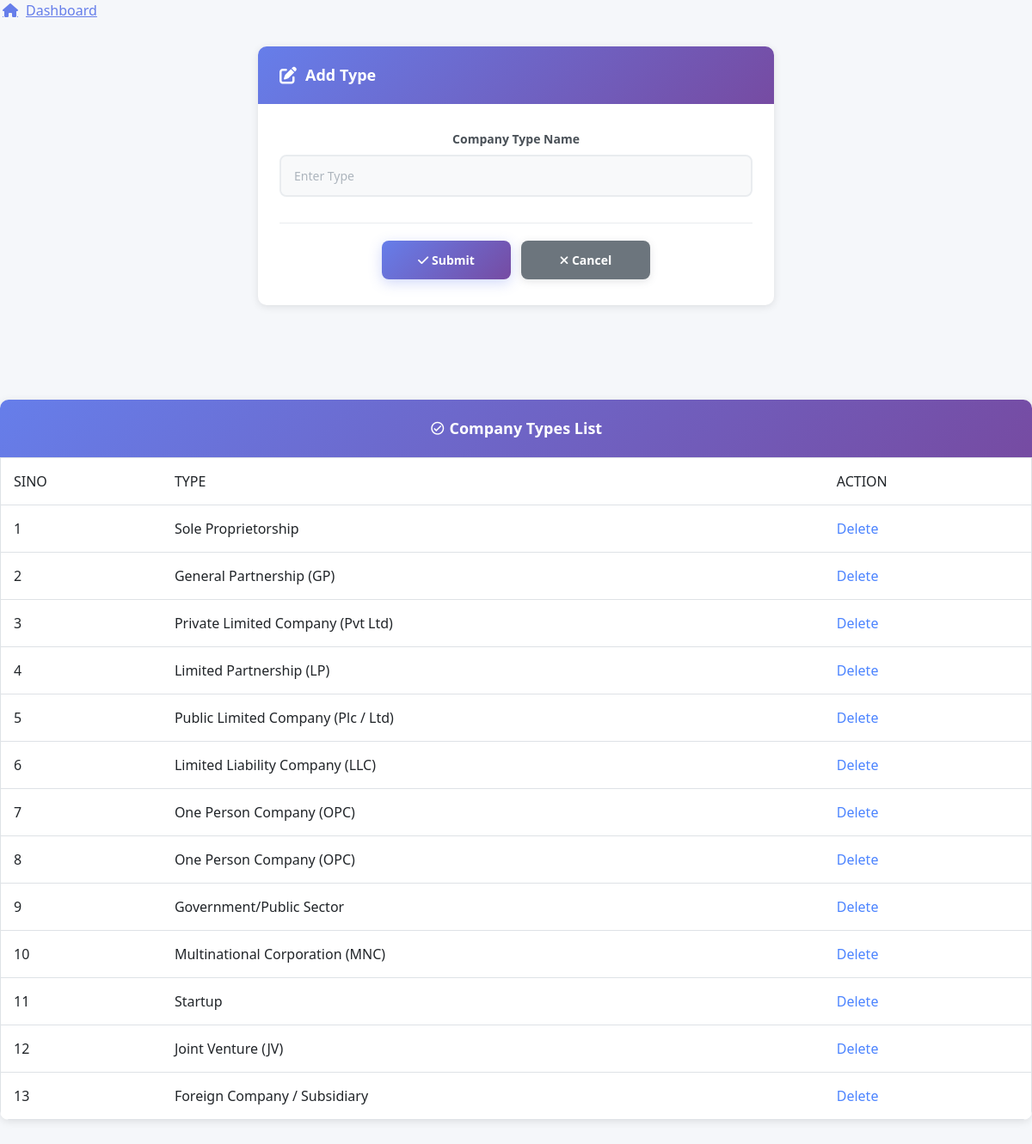
Page /Admin/CompanyType.php on the committed database.
### tables this page shows
CREATE TABLE `tbl_company_type` (
  `company_type_id` int(11) NOT NULL,
  `company_type_name` varchar(50) NOT NULL
);

### Admin/CompanyType.php (the view, shortened to what this page needs)
<?php
include("../Assets/Connection/connection.php");
		?>
<!DOCTYPE html PUBLIC "-//W3C//DTD XHTML 1.0 Transitional//EN" "http://www.w3.org/TR/xhtml1/DTD/xhtml1-transitional.dtd">
<html xmlns="http://www.w3.org/1999/xhtml">
<head>
 <link rel="stylesheet" href="https://cdnjs.cloudflare.com/ajax/libs/MaterialDesign-Webfont/7.0.96/css/materialdesignicons.min.css">
    <link href="https://cdnjs.cloudflare.com/ajax/libs/bootstrap/5.3.0/css/bootstrap.min.css" rel="stylesheet">
    <link rel="stylesheet" href="https://cdnjs.cloudflare.com/ajax/libs/font-awesome/6.4.0/css/all.min.css">
    <link rel="stylesheet" href="../Assets/Templates/Admin/Admin-Template/Styles/Dashboard.css">
    <link rel="stylesheet" href="../Assets/Templates/Admin/Admin-Template/Styles/ButtonImage.css">
	<link rel="stylesheet" href="../Assets/Templates/Admin/Admin-Template/Styles/FormsTextbox.css">
</head>
<body>
    <p> <a href="AdminHome.php" class="link-with-icon">
        <i class="fas fa-home"></i>
        Dashboard
        </a>
	</p>
<center>
<form id="form1" name="form1" method="post" action="">
  <div class="form-container">
    <div class="form-header">
      <i class="fas fa-edit"></i> Add Type
    </div>
    <div class="form-body">
      <div class="form-group">
        <label for="txt_name2" class="form-label">Company Type Name</label>
        <input type="text" name="txt_name" id="txt_name2" class="form-control" placeholder="Enter Type" required />
      </div>
      <div class="form-actions">
        <button type="submit" name="btn_submit" id="btn_submit" class="btn-primary">
          <i class="fas fa-check"></i> Submit
        </button>
        <button type="reset" name="txt_cancel" id="txt_cancel" class="btn-secondary">
          <i class="fas fa-times"></i> Cancel
        </button>
      </div>
    </div>
  </div>
  <p>&nbsp;</p>
  <p>&nbsp;</p>
   <div class="table-container">
                <div class="table-header">
                    <i class="mdi mdi-check-circle-outline"></i> Company Types List
                </div>
                <div class="table-responsive">
  						 	<table width="10" border="1" class="table">
    						<tr>
     						 	<td>SINO</td>
      							<td>TYPE</td>
      							<td>ACTION</td>
   							 </tr>
   <?php
   $i=0;
   $selqry="select * from tbl_company_type";
   $rows=$con->query($selqry);
   while($data=$rows->fetch_assoc())
   {
	    $i++;
	?>
   							<tr>
     						<td><?php echo $i ?></td>
     						<td><?php echo $data['company_type_name'] ?></td>
      						 <td><a href="Companytype.php? clrID=<?php echo $data['company_type_id']?>">Delete</a></td>
    						</tr>
<?php
}
?>
                    </table>
                </div>
            </div>
</form>
</center>
</body>
</html>

### Assets/Templates/Admin/Admin-Template/Styles/Dashboard.css (style rules this page uses)
:root { --primary-color: #4c84ff; --secondary-color: #6c757d; --success-color: #28a745; --danger-color: #dc3545; --warning-color: #ffc107; --info-color: #17a2b8; --light-color: #f8f9fa; --dark-color: #343a40; --sidebar-width: 280px; }
* { margin: 0; padding: 0; box-sizing: border-box; }
body { font-family: 'Segoe UI', Tahoma, Geneva, Verdana, sans-serif; background-color: #f5f7fa; color: #333; }
.table-container { background: white; border-radius: 10px; box-shadow: 0 2px 10px rgba(0,0,0,0.1); margin-bottom: 30px; overflow: hidden; }
.table-header { background: linear-gradient(135deg, #667eea 0%, #764ba2 100%); color: white; padding: 20px 25px; font-size: 18px; font-weight: 600; }
.table-responsive { border-radius: 0 0 10px 10px; }
.table { margin-bottom: 0; }
.table td { padding: 15px; vertical-align: middle; border-bottom: 1px solid #dee2e6; }
.table-container { animation: fadeIn 0.5s ease; }

### Assets/Templates/Admin/Admin-Template/Styles/ButtonImage.css (style rules this page uses)
.btn-primary { padding: 12px 30px; background: linear-gradient(135deg, #667eea 0%, #764ba2 100%); color: white; border: none; border-radius: 8px; font-size: 14px; font-weight: 600; cursor: pointer; text-decoration: none; display: inline-block; transition: all 0.3s ease; box-shadow: 0 4px 15px rgba(102, 126, 234, 0.3); }
.btn-secondary { padding: 12px 30px; background: #6c757d; color: white; border: none; border-radius: 8px; font-size: 14px; font-weight: 600; cursor: pointer; text-decoration: none; display: inline-block; transition: all 0.3s ease; box-shadow: 0 2px 10px rgba(108, 117, 125, 0.2); }
a { color: #4c84ff; text-decoration: none; transition: all 0.3s ease; }
.link-with-icon { display: inline-flex; align-items: center; gap: 8px; color: #4c84ff; text-decoration: none; font-weight: 500; transition: all 0.3s ease; }
.link-with-icon i { font-size: 16px; transition: transform 0.3s ease; }

### Assets/Templates/Admin/Admin-Template/Styles/FormsTextbox.css (style rules this page uses)
.form-container { background: white; border-radius: 10px; box-shadow: 0 2px 10px rgba(0,0,0,0.1); max-width: 600px; margin: 30px auto; overflow: hidden; animation: fadeIn 0.5s ease; }
.form-header { background: linear-gradient(135deg, #667eea 0%, #764ba2 100%); color: white; padding: 20px 25px; font-size: 18px; font-weight: 600; display: flex; align-items: center; gap: 10px; }
.form-header i { font-size: 20px; }
.form-body { padding: 30px 25px; }
.form-group { margin-bottom: 25px; }
.form-label { display: block; margin-bottom: 8px; color: #495057; font-weight: 600; font-size: 14px; }
.form-control { width: 100%; padding: 12px 15px; border: 2px solid #e9ecef; border-radius: 8px; font-size: 14px; font-family: 'Segoe UI', Tahoma, Geneva, Verdana, sans-serif; color: #495057; background-color: #f8f9fa; transition: all 0.3s ease; outline: none; }
.form-control::placeholder { color: #adb5bd; }
.form-actions { display: flex; gap: 12px; justify-content: center; margin-top: 30px; padding-top: 20px; border-top: 1px solid #e9ecef; }
.form-actions button, .form-actions input[type="submit"], .form-actions input[type="reset"], .form-actions input[type="button"] { flex: 1; max-width: 150px; }

### rows in the picture
tbl_company_type: company_type_name "Sole Proprietorship"
tbl_company_type: company_type_name "General Partnership (GP)"
tbl_company_type: company_type_name "Private Limited Company (Pvt Ltd)"
tbl_company_type: company_type_name "Limited Partnership (LP)"
tbl_company_type: company_type_name "Public Limited Company (Plc / Ltd)"
tbl_company_type: company_type_name "Limited Liability Company (LLC)"
tbl_company_type: company_type_name "One Person Company (OPC)"
tbl_company_type: company_type_name "One Person Company (OPC)"
tbl_company_type: company_type_name "Government/Public Sector"
tbl_company_type: company_type_name "Multinational Corporation (MNC)"
tbl_company_type: company_type_name "Startup"
tbl_company_type: company_type_name "Joint Venture (JV)"
tbl_company_type: company_type_name "Foreign Company / Subsidiary"
